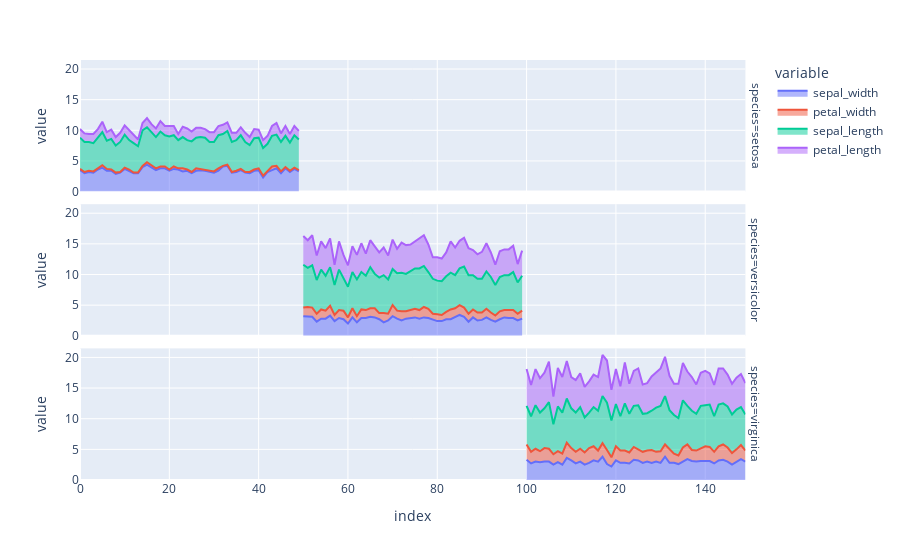

The notebook cell this image was saved under:
### Code cell
#in 2 col
px.area(iris, y= ['sepal_width', 'petal_width' ,'sepal_length' , 'petal_length'] ,facet_row='species')

### Figure 1 — Plotly figure (JSON) as saved in the notebook; plotly's stock layout.template omitted (floating-point values rounded to 4 significant figures)
{"data": [{"fillpattern": {"shape": ""}, "hovertemplate": "variable=sepal_width<br>species=setosa<br>index=%{x}<br>value=%{y}<extra></extra>", "legendgroup": "sepal_width", "line": {"color": "#636efa"}, "marker": {"symbol": "circle"}, "mode": "lines", "name": "sepal_width", "orientation": "v", "showlegend": true, "stackgroup": "1", "type": "scatter", "x": [0, 1, 2, 3, 4, 5, 6, 7, 8, 9, 10, 11, 12, 13, 14, 15, 16, 17, 18, 19, 20, 21, 22, 23, 24, 25, 26, 27, 28, 29, 30, 31, 32, 33, 34, 35, 36, 37, 38, 39, 40, 41, 42, 43, 44, 45, 46, 47, 48, 49], "xaxis": "x3", "y": [3.5, 3, 3.2, 3.1, 3.6, 3.9, 3.4, 3.4, 2.9, 3.1, 3.7, 3.4, 3, 3, 4, 4.4, 3.9, 3.5, 3.8, 3.8, 3.4, 3.7, 3.6, 3.3, 3.4, 3, 3.4, 3.5, 3.4, 3.2, 3.1, 3.4, 4.1, 4.2, 3.1, 3.2, 3.5, 3.1, 3, 3.4, 3.5, 2.3, 3.2, 3.5, 3.8, 3, 3.8, 3.2, 3.7, 3.3], "yaxis": "y3"}, {"fillpattern": {"shape": ""}, "hovertemplate": "variable=sepal_width<br>species=versicolor<br>index=%{x}<br>value=%{y}<extra></extra>", "legendgroup": "sepal_width", "line": {"color": "#636efa"}, "marker": {"symbol": "circle"}, "mode": "lines", "name": "sepal_width", "orientation": "v", "showlegend": false, "stackgroup": "1", "type": "scatter", "x": [50, 51, 52, 53, 54, 55, 56, 57, 58, 59, 60, 61, 62, 63, 64, 65, 66, 67, 68, 69, 70, 71, 72, 73, 74, 75, 76, 77, 78, 79, 80, 81, 82, 83, 84, 85, 86, 87, 88, 89, 90, 91, 92, 93, 94, 95, 96, 97, 98, 99], "xaxis": "x2", "y": [3.2, 3.2, 3.1, 2.3, 2.8, 2.8, 3.3, 2.4, 2.9, 2.7, 2, 3, 2.2, 2.9, 2.9, 3.1, 3, 2.7, 2.2, 2.5, 3.2, 2.8, 2.5, 2.8, 2.9, 3, 2.8, 3, 2.9, 2.6, 2.4, 2.4, 2.7, 2.7, 3, 3.4, 3.1, 2.3, 3, 2.5, 2.6, 3, 2.6, 2.3, 2.7, 3, 2.9, 2.9, 2.5, 2.8], "yaxis": "y2"}, {"fillpattern": {"shape": ""}, "hovertemplate": "variable=sepal_width<br>species=virginica<br>index=%{x}<br>value=%{y}<extra></extra>", "legendgroup": "sepal_width", "line": {"color": "#636efa"}, "marker": {"symbol": "circle"}, "mode": "lines", "name": "sepal_width", "orientation": "v", "showlegend": false, "stackgroup": "1", "type": "scatter", "x": [100, 101, 102, 103, 104, 105, 106, 107, 108, 109, 110, 111, 112, 113, 114, 115, 116, 117, 118, 119, 120, 121, 122, 123, 124, 125, 126, 127, 128, 129, 130, 131, 132, 133, 134, 135, 136, 137, 138, 139, 140, 141, 142, 143, 144, 145, 146, 147, 148, 149], "xaxis": "x", "y": [3.3, 2.7, 3, 2.9, 3, 3, 2.5, 2.9, 2.5, 3.6, 3.2, 2.7, 3, 2.5, 2.8, 3.2, 3, 3.8, 2.6, 2.2, 3.2, 2.8, 2.8, 2.7, 3.3, 3.2, 2.8, 3, 2.8, 3, 2.8, 3.8, 2.8, 2.8, 2.6, 3, 3.4, 3.1, 3, 3.1, 3.1, 3.1, 2.7, 3.2, 3.3, 3, 2.5, 3, 3.4, 3], "yaxis": "y"}, {"fillpattern": {"shape": ""}, "hovertemplate": "variable=petal_width<br>species=setosa<br>index=%{x}<br>value=%{y}<extra></extra>", "legendgroup": "petal_width", "line": {"color": "#EF553B"}, "marker": {"symbol": "circle"}, "mode": "lines", "name": "petal_width", "orientation": "v", "showlegend": true, "stackgroup": "1", "type": "scatter", "x": [0, 1, 2, 3, 4, 5, 6, 7, 8, 9, 10, 11, 12, 13, 14, 15, 16, 17, 18, 19, 20, 21, 22, 23, 24, 25, 26, 27, 28, 29, 30, 31, 32, 33, 34, 35, 36, 37, 38, 39, 40, 41, 42, 43, 44, 45, 46, 47, 48, 49], "xaxis": "x3", "y": [0.2, 0.2, 0.2, 0.2, 0.2, 0.4, 0.3, 0.2, 0.2, 0.1, 0.2, 0.2, 0.1, 0.1, 0.2, 0.4, 0.4, 0.3, 0.3, 0.3, 0.2, 0.4, 0.2, 0.5, 0.2, 0.2, 0.4, 0.2, 0.2, 0.2, 0.2, 0.4, 0.1, 0.2, 0.1, 0.2, 0.2, 0.1, 0.2, 0.2, 0.3, 0.3, 0.2, 0.6, 0.4, 0.3, 0.2, 0.2, 0.2, 0.2], "yaxis": "y3"}, {"fillpattern": {"shape": ""}, "hovertemplate": "variable=petal_width<br>species=versicolor<br>index=%{x}<br>value=%{y}<extra></extra>", "legendgroup": "petal_width", "line": {"color": "#EF553B"}, "marker": {"symbol": "circle"}, "mode": "lines", "name": "petal_width", "orientation": "v", "showlegend": false, "stackgroup": "1", "type": "scatter", "x": [50, 51, 52, 53, 54, 55, 56, 57, 58, 59, 60, 61, 62, 63, 64, 65, 66, 67, 68, 69, 70, 71, 72, 73, 74, 75, 76, 77, 78, 79, 80, 81, 82, 83, 84, 85, 86, 87, 88, 89, 90, 91, 92, 93, 94, 95, 96, 97, 98, 99], "xaxis": "x2", "y": [1.4, 1.5, 1.5, 1.3, 1.5, 1.3, 1.6, 1, 1.3, 1.4, 1, 1.5, 1, 1.4, 1.3, 1.4, 1.5, 1, 1.5, 1.1, 1.8, 1.3, 1.5, 1.2, 1.3, 1.4, 1.4, 1.7, 1.5, 1, 1.1, 1, 1.2, 1.6, 1.5, 1.6, 1.5, 1.3, 1.3, 1.3, 1.2, 1.4, 1.2, 1, 1.3, 1.2, 1.3, 1.3, 1.1, 1.3], "yaxis": "y2"}, {"fillpattern": {"shape": ""}, "hovertemplate": "variable=petal_width<br>species=virginica<br>index=%{x}<br>value=%{y}<extra></extra>", "legendgroup": "petal_width", "line": {"color": "#EF553B"}, "marker": {"symbol": "circle"}, "mode": "lines", "name": "petal_width", "orientation": "v", "showlegend": false, "stackgroup": "1", "type": "scatter", "x": [100, 101, 102, 103, 104, 105, 106, 107, 108, 109, 110, 111, 112, 113, 114, 115, 116, 117, 118, 119, 120, 121, 122, 123, 124, 125, 126, 127, 128, 129, 130, 131, 132, 133, 134, 135, 136, 137, 138, 139, 140, 141, 142, 143, 144, 145, 146, 147, 148, 149], "xaxis": "x", "y": [2.5, 1.9, 2.1, 1.8, 2.2, 2.1, 1.7, 1.8, 1.8, 2.5, 2, 1.9, 2.1, 2, 2.4, 2.3, 1.8, 2.2, 2.3, 1.5, 2.3, 2, 2, 1.8, 2.1, 1.8, 1.8, 1.8, 2.1, 1.6, 1.9, 2, 2.2, 1.5, 1.4, 2.3, 2.4, 1.8, 1.8, 2.1, 2.4, 2.3, 1.9, 2.3, 2.5, 2.3, 1.9, 2, 2.3, 1.8], "yaxis": "y"}, {"fillpattern": {"shape": ""}, "hovertemplate": "variable=sepal_length<br>species=setosa<br>index=%{x}<br>value=%{y}<extra></extra>", "legendgroup": "sepal_length", "line": {"color": "#00cc96"}, "marker": {"symbol": "circle"}, "mode": "lines", "name": "sepal_length", "orientation": "v", "showlegend": true, "stackgroup": "1", "type": "scatter", "x": [0, 1, 2, 3, 4, 5, 6, 7, 8, 9, 10, 11, 12, 13, 14, 15, 16, 17, 18, 19, 20, 21, 22, 23, 24, 25, 26, 27, 28, 29, 30, 31, 32, 33, 34, 35, 36, 37, 38, 39, 40, 41, 42, 43, 44, 45, 46, 47, 48, 49], "xaxis": "x3", "y": [5.1, 4.9, 4.7, 4.6, 5, 5.4, 4.6, 5, 4.4, 4.9, 5.4, 4.8, 4.8, 4.3, 5.8, 5.7, 5.4, 5.1, 5.7, 5.1, 5.4, 5.1, 4.6, 5.1, 4.8, 5, 5, 5.2, 5.2, 4.7, 4.8, 5.4, 5.2, 5.5, 4.9, 5, 5.5, 4.9, 4.4, 5.1, 5, 4.5, 4.4, 5, 5.1, 4.8, 5.1, 4.6, 5.3, 5], "yaxis": "y3"}, {"fillpattern": {"shape": ""}, "hovertemplate": "variable=sepal_length<br>species=versicolor<br>index=%{x}<br>value=%{y}<extra></extra>", "legendgroup": "sepal_length", "line": {"color": "#00cc96"}, "marker": {"symbol": "circle"}, "mode": "lines", "name": "sepal_length", "orientation": "v", "showlegend": false, "stackgroup": "1", "type": "scatter", "x": [50, 51, 52, 53, 54, 55, 56, 57, 58, 59, 60, 61, 62, 63, 64, 65, 66, 67, 68, 69, 70, 71, 72, 73, 74, 75, 76, 77, 78, 79, 80, 81, 82, 83, 84, 85, 86, 87, 88, 89, 90, 91, 92, 93, 94, 95, 96, 97, 98, 99], "xaxis": "x2", "y": [7, 6.4, 6.9, 5.5, 6.5, 5.7, 6.3, 4.9, 6.6, 5.2, 5, 5.9, 6, 6.1, 5.6, 6.7, 5.6, 5.8, 6.2, 5.6, 5.9, 6.1, 6.3, 6.1, 6.4, 6.6, 6.8, 6.7, 6, 5.7, 5.5, 5.5, 5.8, 6, 5.4, 6, 6.7, 6.3, 5.6, 5.5, 5.5, 6.1, 5.8, 5, 5.6, 5.7, 5.7, 6.2, 5.1, 5.7], "yaxis": "y2"}, {"fillpattern": {"shape": ""}, "hovertemplate": "variable=sepal_length<br>species=virginica<br>index=%{x}<br>value=%{y}<extra></extra>", "legendgroup": "sepal_length", "line": {"color": "#00cc96"}, "marker": {"symbol": "circle"}, "mode": "lines", "name": "sepal_length", "orientation": "v", "showlegend": false, "stackgroup": "1", "type": "scatter", "x": [100, 101, 102, 103, 104, 105, 106, 107, 108, 109, 110, 111, 112, 113, 114, 115, 116, 117, 118, 119, 120, 121, 122, 123, 124, 125, 126, 127, 128, 129, 130, 131, 132, 133, 134, 135, 136, 137, 138, 139, 140, 141, 142, 143, 144, 145, 146, 147, 148, 149], "xaxis": "x", "y": [6.3, 5.8, 7.1, 6.3, 6.5, 7.6, 4.9, 7.3, 6.7, 7.2, 6.5, 6.4, 6.8, 5.7, 5.8, 6.4, 6.5, 7.7, 7.7, 6, 6.9, 5.6, 7.7, 6.3, 6.7, 7.2, 6.2, 6.1, 6.4, 7.2, 7.4, 7.9, 6.4, 6.3, 6.1, 7.7, 6.3, 6.4, 6, 6.9, 6.7, 6.9, 5.8, 6.8, 6.7, 6.7, 6.3, 6.5, 6.2, 5.9], "yaxis": "y"}, {"fillpattern": {"shape": ""}, "hovertemplate": "variable=petal_length<br>species=setosa<br>index=%{x}<br>value=%{y}<extra></extra>", "legendgroup": "petal_length", "line": {"color": "#ab63fa"}, "marker": {"symbol": "circle"}, "mode": "lines", "name": "petal_length", "orientation": "v", "showlegend": true, "stackgroup": "1", "type": "scatter", "x": [0, 1, 2, 3, 4, 5, 6, 7, 8, 9, 10, 11, 12, 13, 14, 15, 16, 17, 18, 19, 20, 21, 22, 23, 24, 25, 26, 27, 28, 29, 30, 31, 32, 33, 34, 35, 36, 37, 38, 39, 40, 41, 42, 43, 44, 45, 46, 47, 48, 49], "xaxis": "x3", "y": [1.4, 1.4, 1.3, 1.5, 1.4, 1.7, 1.4, 1.5, 1.4, 1.5, 1.5, 1.6, 1.4, 1.1, 1.2, 1.5, 1.3, 1.4, 1.7, 1.5, 1.7, 1.5, 1, 1.7, 1.9, 1.6, 1.6, 1.5, 1.4, 1.6, 1.6, 1.5, 1.5, 1.4, 1.5, 1.2, 1.3, 1.5, 1.3, 1.5, 1.3, 1.3, 1.3, 1.6, 1.9, 1.4, 1.6, 1.4, 1.5, 1.4], "yaxis": "y3"}, {"fillpattern": {"shape": ""}, "hovertemplate": "variable=petal_length<br>species=versicolor<br>index=%{x}<br>value=%{y}<extra></extra>", "legendgroup": "petal_length", "line": {"color": "#ab63fa"}, "marker": {"symbol": "circle"}, "mode": "lines", "name": "petal_length", "orientation": "v", "showlegend": false, "stackgroup": "1", "type": "scatter", "x": [50, 51, 52, 53, 54, 55, 56, 57, 58, 59, 60, 61, 62, 63, 64, 65, 66, 67, 68, 69, 70, 71, 72, 73, 74, 75, 76, 77, 78, 79, 80, 81, 82, 83, 84, 85, 86, 87, 88, 89, 90, 91, 92, 93, 94, 95, 96, 97, 98, 99], "xaxis": "x2", "y": [4.7, 4.5, 4.9, 4, 4.6, 4.5, 4.7, 3.3, 4.6, 3.9, 3.5, 4.2, 4, 4.7, 3.6, 4.4, 4.5, 4.1, 4.5, 3.9, 4.8, 4, 4.9, 4.7, 4.3, 4.4, 4.8, 5, 4.5, 3.5, 3.8, 3.7, 3.9, 5.1, 4.5, 4.5, 4.7, 4.4, 4.1, 4, 4.4, 4.6, 4, 3.3, 4.2, 4.2, 4.2, 4.3, 3, 4.1], "yaxis": "y2"}, {"fillpattern": {"shape": ""}, "hovertemplate": "variable=petal_length<br>species=virginica<br>index=%{x}<br>value=%{y}<extra></extra>", "legendgroup": "petal_length", "line": {"color": "#ab63fa"}, "marker": {"symbol": "circle"}, "mode": "lines", "name": "petal_length", "orientation": "v", "showlegend": false, "stackgroup": "1", "type": "scatter", "x": [100, 101, 102, 103, 104, 105, 106, 107, 108, 109, 110, 111, 112, 113, 114, 115, 116, 117, 118, 119, 120, 121, 122, 123, 124, 125, 126, 127, 128, 129, 130, 131, 132, 133, 134, 135, 136, 137, 138, 139, 140, 141, 142, 143, 144, 145, 146, 147, 148, 149], "xaxis": "x", "y": [6, 5.1, 5.9, 5.6, 5.8, 6.6, 4.5, 6.3, 5.8, 6.1, 5.1, 5.3, 5.5, 5, 5.1, 5.3, 5.5, 6.7, 6.9, 5, 5.7, 4.9, 6.7, 4.9, 5.7, 6, 4.8, 4.9, 5.6, 5.8, 6.1, 6.4, 5.6, 5.1, 5.6, 6.1, 5.6, 5.5, 4.8, 5.4, 5.6, 5.1, 5.1, 5.9, 5.7, 5.2, 5, 5.2, 5.4, 5.1], "yaxis": "y"}], "layout": {"annotations": [{"font": {}, "showarrow": false, "text": "species=virginica", "textangle": 90, "x": 0.98, "xanchor": "left", "xref": "paper", "y": 0.1567, "yanchor": "middle", "yref": "paper"}, {"font": {}, "showarrow": false, "text": "species=versicolor", "textangle": 90, "x": 0.98, "xanchor": "left", "xref": "paper", "y": 0.5, "yanchor": "middle", "yref": "paper"}, {"font": {}, "showarrow": false, "text": "species=setosa", "textangle": 90, "x": 0.98, "xanchor": "left", "xref": "paper", "y": 0.8433, "yanchor": "middle", "yref": "paper"}], "legend": {"title": {"text": "variable"}, "tracegroupgap": 0}, "margin": {"t": 60}, "xaxis": {"anchor": "y", "domain": [0, 0.98], "title": {"text": "index"}}, "xaxis2": {"anchor": "y2", "domain": [0, 0.98], "matches": "x", "showticklabels": false}, "xaxis3": {"anchor": "y3", "domain": [0, 0.98], "matches": "x", "showticklabels": false}, "yaxis": {"anchor": "x", "domain": [0, 0.3133], "title": {"text": "value"}}, "yaxis2": {"anchor": "x2", "domain": [0.3433, 0.6567], "matches": "y", "title": {"text": "value"}}, "yaxis3": {"anchor": "x3", "domain": [0.6867, 1.0], "matches": "y", "title": {"text": "value"}}}}
